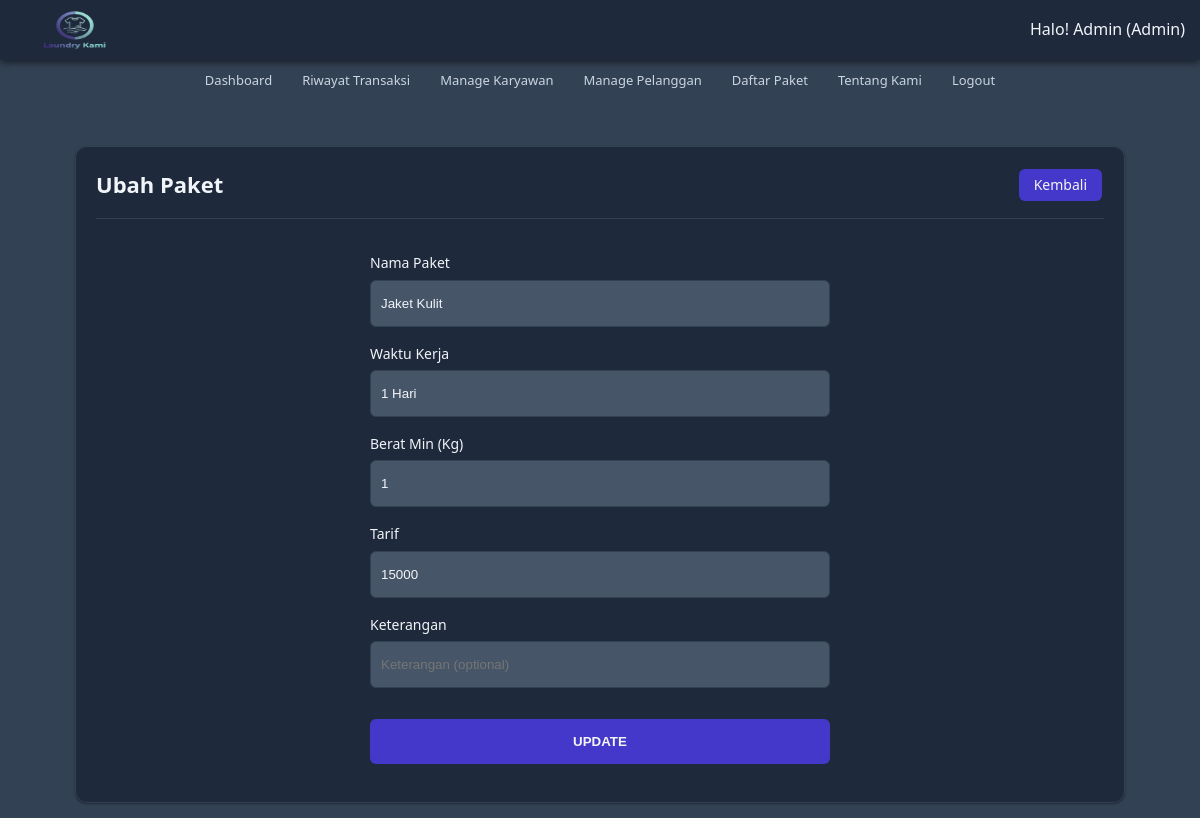
Screenshot of /paket/pkt_cs/edit.php?id_cs=1 (signed in) with the database file from the repository.
### tables this page shows
CREATE TABLE `tb_cuci_satuan` (
  `id_cs` int(11) NOT NULL AUTO_INCREMENT,
  `nama_cs` varchar(100) NOT NULL,
  `waktu_kerja_cs` varchar(20) NOT NULL,
  `kuantitas_cs` int(11) NOT NULL,
  `tarif_cs` int(11) NOT NULL,
  `keterangan_cs` text NOT NULL,
  PRIMARY KEY (`id_cs`)
);

### src/_functions.php (called while the page is built, shortened)
<?php
$host = "db";
$user = "user_db";
$pass = "password_db";
$db = "laundry_app";
$koneksi = mysqli_connect($host, $user, $pass, $db);
function url($path = '')
{
    $protocol = (!empty($_SERVER['HTTPS']) && $_SERVER['HTTPS'] !== 'off') ? "https" : "http";
    $host = $_SERVER['HTTP_HOST'];
    $base_url = $protocol . '://' . $host . '/';
    return $base_url . ltrim($path, '/');
}
function query($query)
{
    global $koneksi;
    $result = mysqli_query($koneksi, $query);
    $rows = [];
    while ($row = mysqli_fetch_assoc($result)) {
        $rows[] = $row;
    }
    return $rows;
}

### src/paket/pkt_cs/edit.php (the view, shortened to what this page needs)
<?php
require_once('../../_header.php');
$id_cs = $_GET['id_cs'];
$data_cs = query("SELECT * FROM tb_cuci_satuan WHERE id_cs = '$id_cs'")[0];
?>
<div id="edit_cs" class="main-content">
   <div class="container">
      <div class="baris">
         <div class="col mt-2">
            <div class="card">
               <div class="card-title card-flex">
                  <div class="card-col">
                     <h2>Ubah Paket</h2>
                  </div>
                  <div class="card-col txt-right">
                     <a href="<?= url('paket/pkt_cs/pkt_cs.php') ?>" class="btn-xs bg-primary" style="color: whitesmoke;">Kembali</a>
                  </div>
               </div>
               <div class="card-body">
                  <form action="" method="post" class="form-input">
                     <div class="form-grup">
                        <label for="nama">Nama Paket</label>
                        <input type="text" name="nama_cs" placeholder="Nama paket" value="<?= $data_cs['nama_cs'] ?>" autocomplete="off" id="nama" required>
                     </div>
                     <div class="form-grup">
                        <label for="wk">Waktu Kerja</label>
                        <input type="text" name="waktu_kerja_cs" placeholder="Durasi Kerja" value="<?= $data_cs['waktu_kerja_cs'] ?>" autocomplete="off" id="wk" required>
                     </div>
                     <div class="form-grup">
                        <label for="berat">Berat Min (Kg)</label>
                        <input type="text" name="kuantitas_cs" placeholder="Berat per-Kg" value="<?= $data_cs['kuantitas_cs'] ?>" autocomplete="off" id="berat" required>
                     </div>
                     <div class="form-grup">
                        <label for="tarif">Tarif</label>
                        <input type="text" name="tarif_cs" placeholder="Harga Paket" value="<?= $data_cs['tarif_cs'] ?>" autocomplete="off" id="tarif" required>
                     </div>
                     <div class="form-grup">
                        <label for="ket_cs">Keterangan</label>
                        <input type="text" name="keterangan_cs" value="<?= $data_cs['keterangan_cs'] ?>" placeholder="Keterangan (optional)" autocomplete="off" id="ket_cs">
                     </div>
                     <div class="form-grup ">
                        <button type="submit" class="mt-1" name="ubah" style="color: whitesmoke;">Update</button>
                     </div>
                  </form>
               </div>
            </div>
         </div>
      </div>
   </div>
</div>

### src/assets/css/style.css (style rules this page uses)
:root { --primary: #4338ca; --primary-light: #6366f1; --primary-dark: #312e81; --secondary: #64748b; --secondary-light: #94a3b8; --danger: #dc2626; --warning: #d97706; --success: #059669; --info: #0891b2; --bg-primary: #1e293b; --bg-secondary: #334155; --bg-tertiary: #475569; --bg-quaternary: #64748b; --text-primary: #f1f5f9; --text-secondary: #cbd5e1; --text-tertiary: #94a3b8; --text-quaternary: #64748b; --border: #334155; --border-light: #475569; --border-dark: #1e293b; --shadow-sm: 0 1px 2px 0 rgba(0, 0, 0, 0.4); --shadow-md: 0 4px 6px -1px rgba(0, 0, 0, 0.5); --shadow-lg: 0 10px 15px -3px rgba(0, 0, 0, 0.5); --shadow-xl: 0 20px 25px -5px rgba(0, 0, 0, 0.6); --radius: 12px; --radius-sm: 8px; --radius-xs: 6px; --transition: all 0.3s cubic-bezier(0.4, 0, 0.2, 1); --transition-fast: all 0.15s cubic-bezier(0.4, 0, 0.2, 1); }
* { margin: 0; padding: 0; box-sizing: border-box; transition: background-color 0.4s ease, color 0.4s ease, border-color 0.4s ease; }
html, body { width: 100%; max-width: 100%; position: relative; font-family: system-ui, -apple-system, BlinkMacSystemFont, "Segoe UI", Roboto, "Helvetica Neue", Arial, sans-serif; display: flex; flex-direction: column; background: var(--bg-secondary); color: var(--text-primary); line-height: 1.6; -webkit-font-smoothing: antialiased; -moz-osx-font-smoothing: grayscale; overflow-x: hidden; }
.txt-right { text-align: right; }
.mt-1 { margin-top: 15px }
.mt-2 { margin-top: 30px }
h2 { font-size: 22px; }
.main-content { display: flex; flex-direction: column; }
.container { display: flex; flex-direction: column; width: 1080px; max-width: 100%; margin: auto; padding: 0 15px; min-height: 20px; }
.baris { position: relative; margin: 0 -15px; display: flex; flex-direction: row; flex-wrap: wrap; }
.bg-primary { border: 2px solid var(--primary); color: var(--bg-primary); background: var(--primary); }
.col { flex: 1; }
.card { background: var(--bg-primary); margin: 15px; padding: 20px; border-radius: var(--radius); box-shadow: var(--shadow-sm); border: 1px solid var(--border); transition: var(--transition); }
.card-body { position: relative; }
.card-title { padding-bottom: 15px; margin-bottom: 15px; border-bottom: 1px solid var(--border); color: var(--text-primary); }
.card-flex { display: flex; flex-direction: row; align-items: center; justify-content: space-between; }
.card-col { flex: 1; }
.form-input { width: 480px; margin: auto; display: flex; flex-direction: column; padding: 10px; }
.form-grup { display: flex; flex-direction: column; position: relative; margin: 8px 0; }
.form-grup label { font-size: 14px; margin-bottom: 5px; color: var(--text-primary); font-weight: 500; }
.form-grup input { width: 100%; padding: 15px 10px; border-radius: var(--radius-xs); border: 1.5px solid var(--border); outline: none; background: var(--bg-tertiary); color: var(--text-primary); transition: var(--transition); }
.form-grup button { background: var(--primary); border: 0; color: var(--bg-primary); padding: 15px; border-radius: var(--radius-xs); text-transform: uppercase; cursor: pointer; font-weight: 600; transition: var(--transition); }
.btn-xs { font-size: 14px; display: inline-block; text-decoration: none; padding: 5px 15px; margin: 2px; border-radius: var(--radius-xs); cursor: pointer; border: 0; transition: var(--transition); font-weight: 500; }
.main-content { animation: fadeIn 0.8s ease-out; }

### rows the page displays
tb_cuci_satuan: nama_cs "Jaket Kulit", waktu_kerja_cs "1 Hari", kuantitas_cs "1", tarif_cs "15000"

### other values shown
$user['nama'] "Admin"
$user['role'] "Admin"
